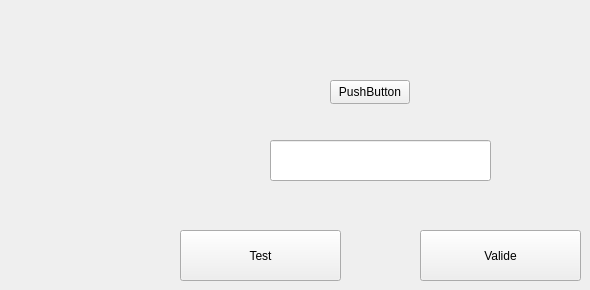
                <widget class="QWidget" name="tab_3">
                 <attribute name="title">
                  <string>Page</string>
                 </attribute>
                 <widget class="QPushButton" name="pushButton_valide">
                  <property name="geometry">
                   <rect>
                    <x>420</x>
                    <y>230</y>
                    <width>161</width>
                    <height>51</height>
                   </rect>
                  </property>
                  <property name="text">
                   <string>Valide</string>
                  </property>
                 </widget>
                 <widget class="QPushButton" name="arduino">
                  <property name="geometry">
                   <rect>
                    <x>180</x>
                    <y>230</y>
                    <width>161</width>
                    <height>51</height>
                   </rect>
                  </property>
                  <property name="text">
                   <string>Test</string>
                  </property>
                 </widget>
                 <widget class="QLineEdit" name="lineEdit_id">
                  <property name="geometry">
                   <rect>
                    <x>270</x>
                    <y>140</y>
                    <width>221</width>
                    <height>41</height>
                   </rect>
                  </property>
                 </widget>
                 <widget class="QPushButton" name="pushButton_changer">
                  <property name="geometry">
                   <rect>
                    <x>330</x>
                    <y>80</y>
                    <width>80</width>
                    <height>24</height>
                   </rect>
                  </property>
                  <property name="text">
                   <string>PushButton</string>
                  </property>
                 </widget>
                </widget>
